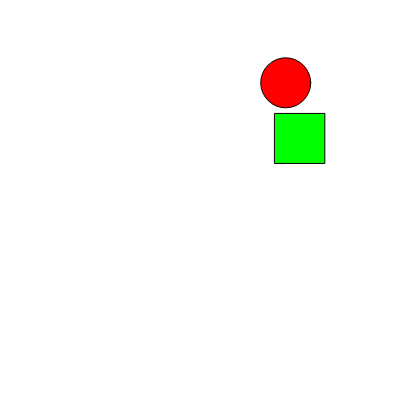
Frame 1 (no input)
Frame 60 (no input): identical to frame 1, image omitted
Frame 120 (the mouse pressed at the canvas centre since frame 60): identical to frame 1, image omitted

The p5.js sketch that drew this single still picture (run headless with seeded random() and noise() and a simulated clock; from frame 60 on, the mouse is pressed at the canvas centre):

// p5.js sketch
// ── sketch.js
let mus1X;
let mus1Y;
let mus2X;
let mus2Y;


function setup() {
  createCanvas(400, 400);
  mus1X = random(0,400);
  mus1Y = random(0,400);
  mus2X = random(0,400);
  mus2Y = random(0,400);
}

function draw() {
  if (keyIsDown(LEFT_ARROW)) {
    mus1X -= 5;
  }

  if (keyIsDown(RIGHT_ARROW)) {
    mus1X += 5;
  }

  if (keyIsDown(UP_ARROW)) {
    mus1Y -= 5;
  }

  if (keyIsDown(DOWN_ARROW)) {
    mus1Y += 5;
  }
//d
  if (keyIsDown(65)) {
    mus2X -= 5;
  }
//a
  if (keyIsDown(68)) {
    mus2X += 5;
  }
//w
  if (keyIsDown(87)) {
    mus2Y -= 5;
  }
//s
  if (keyIsDown(83)) {
    mus2Y += 5;
  }



  clear();
  fill(255,0,0);
  ellipse(mus1X,mus1Y,50,50);
  fill(0,255,0);
  rectMode(CENTER);
  rect(mus2X,mus2Y,50,50);
}
